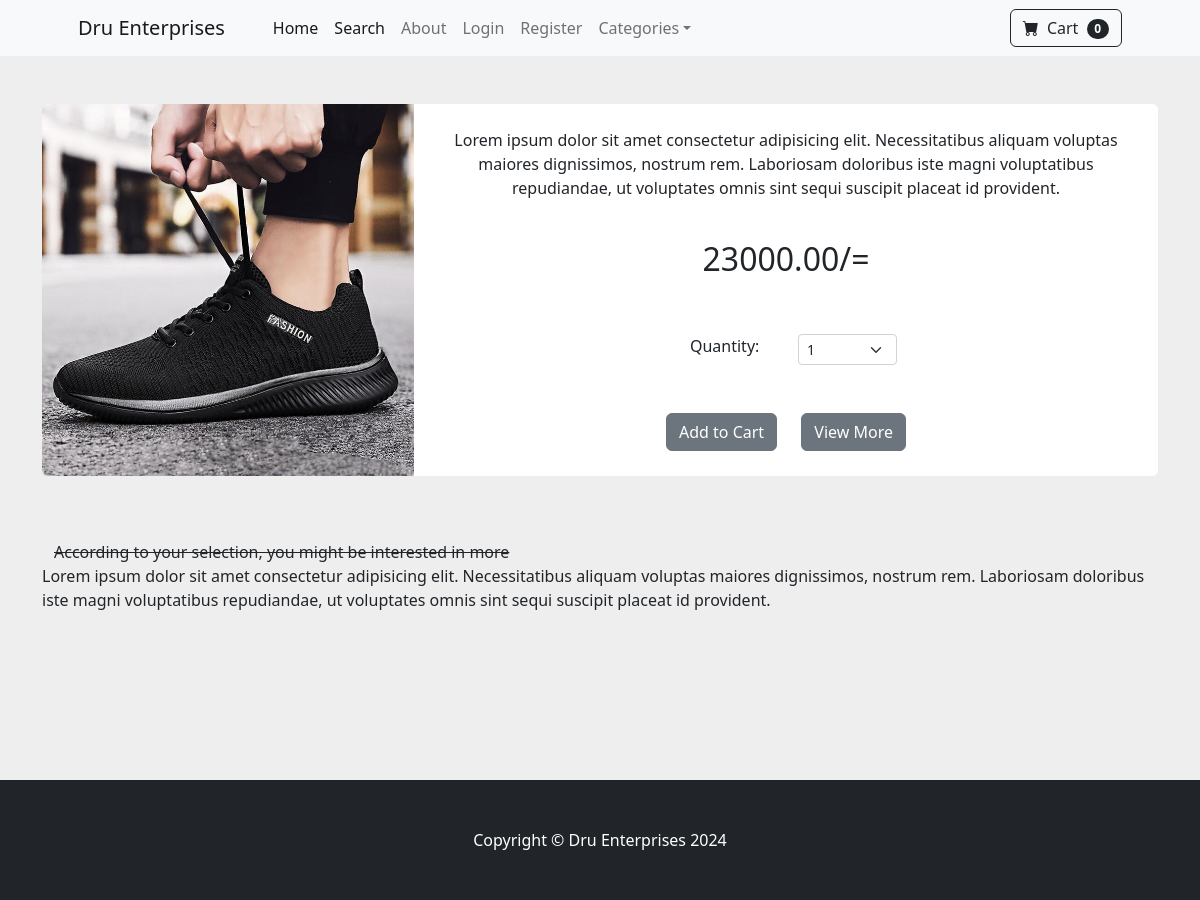
Page /product/1 on the committed database.
### druu/models.py (models this page shows, shortened)
class Product(models.Model):
	name = models.CharField(max_length=100)
	price = models.DecimalField(default=0, decimal_places=2, max_digits=10)
	category = models.ForeignKey(Category, on_delete=models.CASCADE, default=1)
	description = models.CharField(max_length=250, default='', blank=True, null=True)
	image = models.ImageField(upload_to='uploads/product/')
	is_sale = models.BooleanField(default=False)
	sale_price = models.DecimalField(default=0, decimal_places=2, max_digits=10)

### druu/views.py (the view)
# urls.py: path('product/<int:pk>', views.product, name="product"),
def product(request,pk):
    product = Product.objects.get(id=pk)
    return render(request, 'products/product.html', {'product':product})

### cart/cart.py (called while the page is built)
    def __len__(self):
        return len(self.cart)

### cart/context_processors.py (called while the page is built)
def cart(request):
    return {'cart':Cart(request)}

### druu/templates/products/product.html (shortened to what this page needs)
{% extends 'base.html' %}
{% block content %}
    <br><br>
    <div class="container">
        <div class="card mb-3" style="max-width: 1200px;">
            <div class="row g-0">
                <div class="col-md-4">
                    <img src="{{ product.image.url }}" class="img-fluid rounded-start" alt="">
                </div>
                <div class="col-md-8">
                    <div class="card-body">
                        <center>
                        <p class="card-text" >Lorem ipsum dolor sit amet consectetur adipisicing elit. Necessitatibus aliquam voluptas maiores dignissimos, nostrum rem. Laboriosam doloribus iste magni voluptatibus repudiandae, ut voluptates omnis sint sequi suscipit placeat id provident.</p> <br>
                        <h2 class="card-text" >{{ product.price }}/=</h2>
                            <br><br>
                        <div class="row justify-content-center">
                            <div class="col-md-2">Quantity:</div>
                            <div class="col-md-2">
                            <select class="form-select form-select-sm" id="qty-cart">
                                <option value="1">1</option>
                            </select>
                            </div>
                        </div>
                            <br><br>
                        <button class="btn btn-secondary butn" value="{{ product.id }}" id="add-cart" onclick="search()">Add to Cart</button>
                        <a class="btn btn-secondary" href="{% url 'home' %}" style="margin-left: 20px;">View More</a>
                    </center>
                    </div>
                </div>
            </div>
        </div>
        <br><br>
       <div class="container">
            <strike>According to your selection, you might be interested in more</strike>
       </div>
    </div>
   <div class="container">
    Lorem ipsum dolor sit amet consectetur adipisicing elit. Necessitatibus aliquam voluptas maiores dignissimos, nostrum rem. Laboriosam doloribus iste magni voluptatibus repudiandae, ut voluptates omnis sint sequi suscipit placeat id provident.
   </div>
    <br><br><br><br><br><br><br>
{% endblock %}

### druu/templates/products/product.html (style rules this page uses)
body { background-color: #eee; }
.card { border: none !important; }

### rows in the picture
Product: image (picture), price "23000.00"

### other values in the picture
{{ cart|length }} "0"
